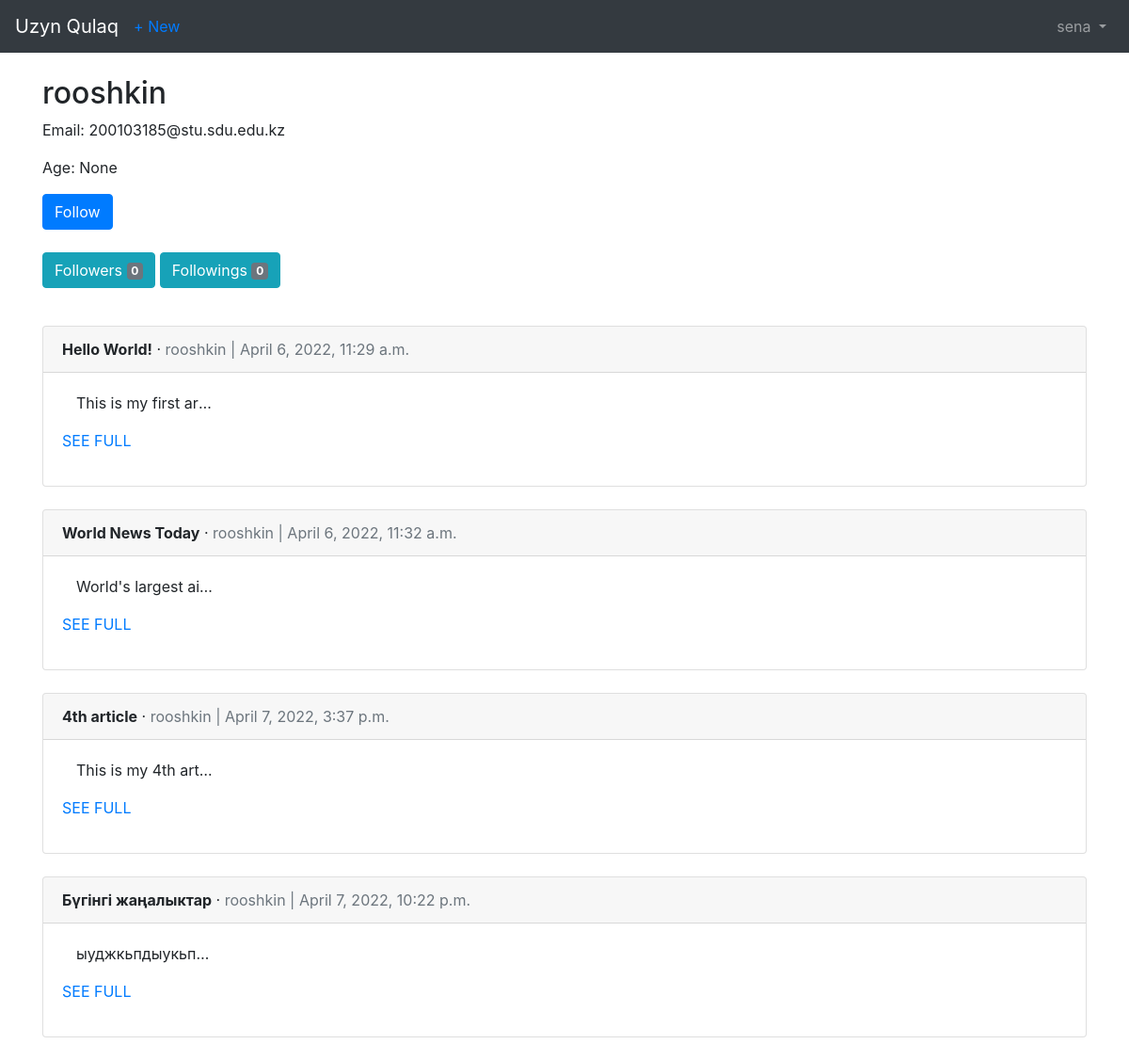
Page /users/1/articles/ (signed in) on the earlier database version.
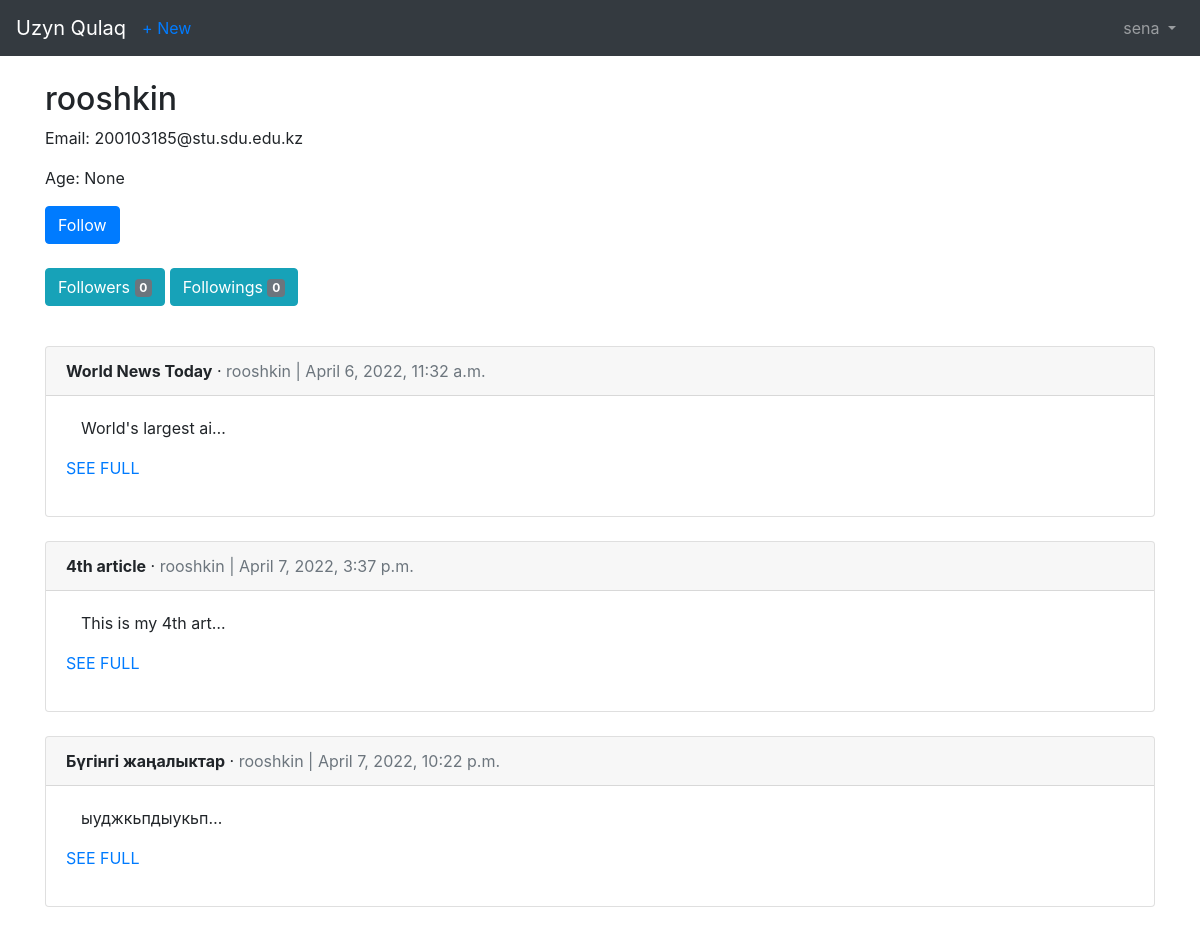
Same page on the later database version.
### articles/models.py (models this page shows, shortened)
class Article(models.Model):
    title = models.CharField(max_length = 255)
    body = models.TextField()
    date = models.DateTimeField(auto_now_add = True)
    author = models.ForeignKey(
        settings.AUTH_USER_MODEL,
        on_delete = models.CASCADE,
        related_name='articles',
    )

### users/models.py (models this page shows)
class CustomUser(AbstractUser):
    age = models.PositiveIntegerField(null = True, blank = True)
    followings = models.ManyToManyField('self', related_name='following', blank=True, symmetrical=False)
    followers = models.ManyToManyField('self', related_name='follower', blank=True, symmetrical=False)

### users/views.py (the view)
# urls.py: path('<int:user_id>/articles/', UserDetailWithArticles.as_view(), name='user-with-articles'),
class UserDetailWithArticles(LoginRequiredMixin, View):
    def get(self, request, user_id, **kwargs):
        user = CustomUser.objects.get(id=user_id)
        context = {
            'user': user,
            'articles': user.articles.all(),
            'is_follow': request.user.followings.filter(id=user.id).exists(),
            'followings': user.followings.count(),
            'followers': user.followers.count(),
        }
        return render(request, 'user_detail_with_articles.html', context)

### templates/user_detail_with_articles.html (shortened to what this page needs)
{% extends 'base.html' %}
{% block content %}
<div>
    <h2> {{ user.username }}</h2>
    <p> Email: {{ user.email }} </p>
    <p>Age: {{ user.age }}</p>
</div>
{% if user != request.user %}
    {% if is_follow %}
        <form action="{% url 'follow-user' user_id=user.id %}" method="post">
            {% csrf_token %}
            <input type="submit" value="Unfollow" class="btn btn-primary">
        </form>
    {% else %}
        <form action="{% url 'follow-user' user_id=user.id %}" method="post">
            <input type="submit" value="Follow" class="btn btn-primary">
        </form>
    {% endif %}
{% endif %}
<br>
<p>
    <a class="btn btn-info" href = "{% url 'user_followers_show' user_id=user.id %}" >
        Followers <span class="badge bg-secondary">{{ followers }}</span>
    </a>
    <a class="btn btn-info" href="{% url 'user_followings_show' user_id=user.id %}">
        Followings <span class="badge bg-secondary">{{ followings }}</span>
    </a>
</p>
{% for article in articles %}
<br>
{% include 'includes/article-list-include.html' %}
{% endfor %}
<br>
{% endblock content %}

### templates/includes/article-list-include.html (shortened to what this page needs)
<div class = "card">
    <div class = "card-header">
        <span class = "font-weight-bold">{{ article.title }}</span> &middot;
        <span class = "text-muted">{{ article.author }} |
        {{ article.date }} </span>
    </div>
    <div class = "card-body">
        <p class="col-2 text-truncate">{{ article.body }}</p>
        <p><a href="{% url 'article_detail' article.pk %}">SEE FULL</a></p>
    </div>
</div>

Differences in the rows shown:
removed Article: title "Hello World!", author "rooshkin", date "April 6, 2022, 11:29 a.m.", body "This is my first ar…"
